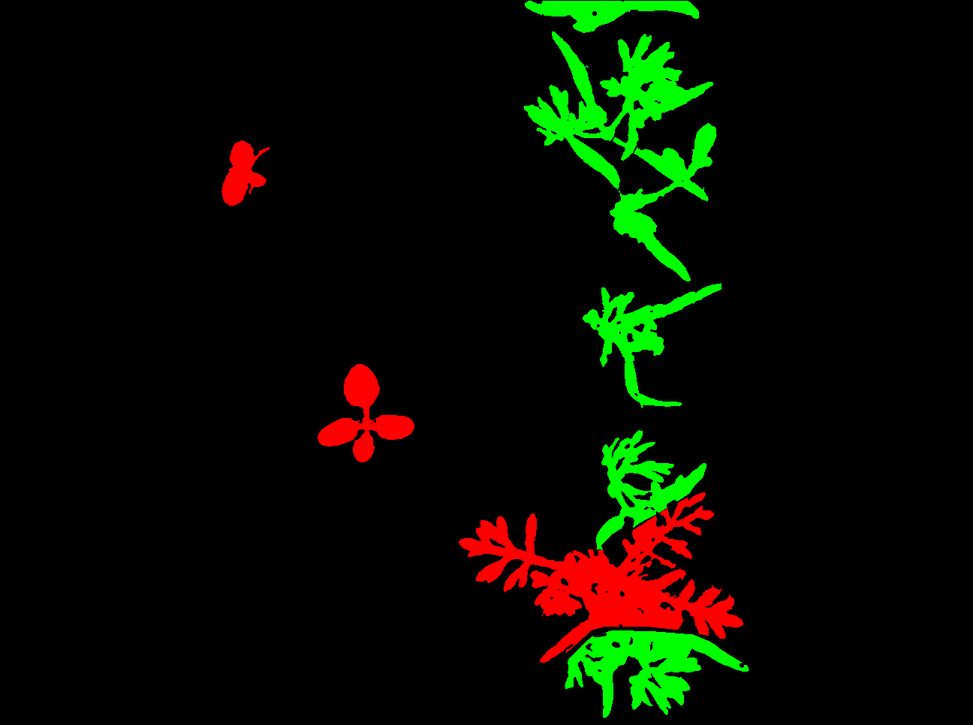
#> input picture dataloaders/035_annotation.png, 973 x 725 px, shrunk from 1296 x 966 before the run
$ python -i data_utils.py   (imports and definitions only)
#> lines starting #> are read from the running program, lines starting #| are printed output that depends on the picture
import cv2 as cv
import matplotlib.pyplot as plt
import numpy as np


def readImage(file):
#> called with file = '035_annotation.png'
    np.seterr(invalid='ignore', divide='ignore')
    img = cv.imread(file)
#> img is the input picture: shape (725, 973, 3); mean B, G, R 0, 11.6, 7.5
    b, g, r = cv.split(img)
#> b: shape (725, 973); every value is 0
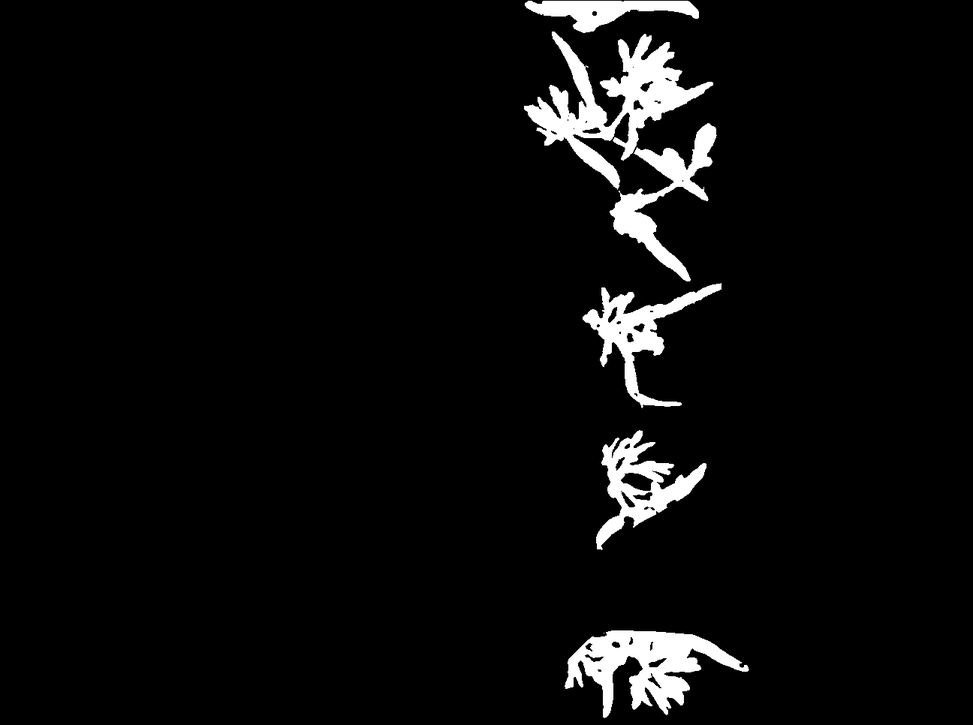
#> g: shape (725, 973); min 0, max 255, mean 11.6
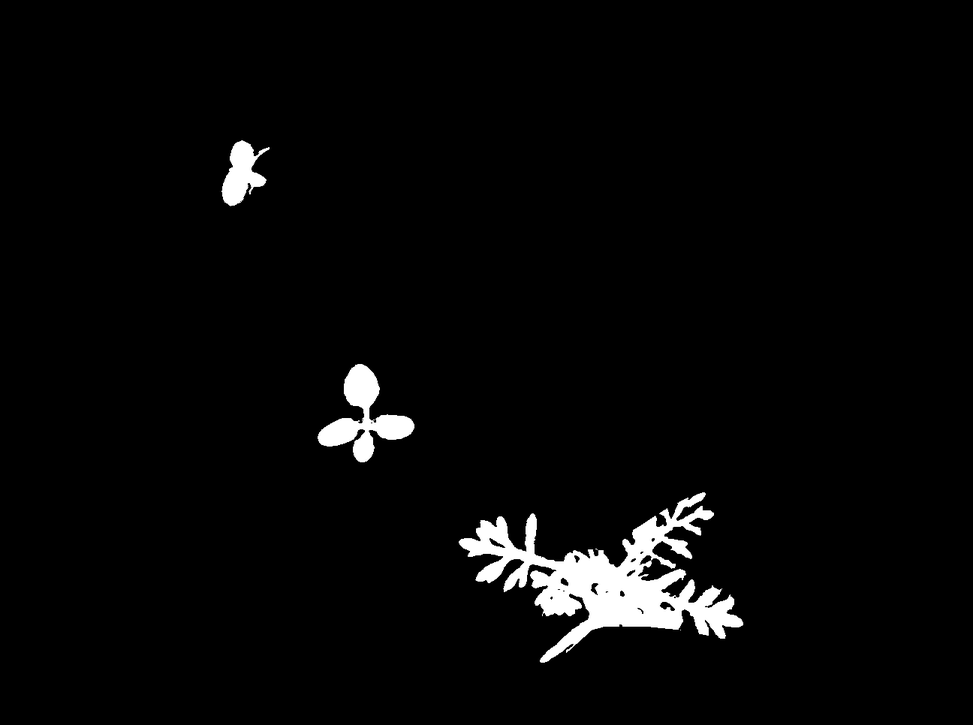
#> r: shape (725, 973); min 0, max 255, mean 7.5

    b = (b - np.min(b)) / np.ptp(b)
#> b: shape (725, 973) float64; every value is NaN or infinite
    g = (g - np.min(g)) / np.ptp(g)
    r = (r - np.min(r)) / np.ptp(r)
    return r, g, b


def getNDI(filename):
    r, g, b = readImage(filename)
    # ignore the invalid warning message
    result = 128 * (((g - r) / (g + r)) + 1)
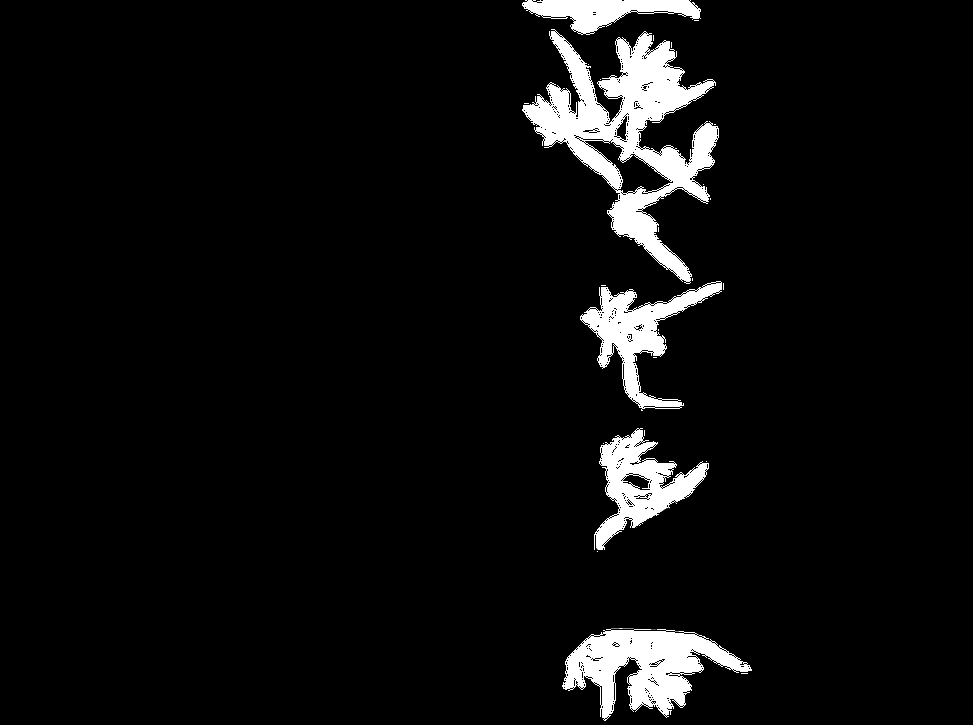
#> result: shape (725, 973) float64; 90.83% of the values are NaN or infinite; the others: min 0, max 256, mean 156.8; drawn with min black, max white, NaN and infinite black
    result = result.astype(np.uint8)
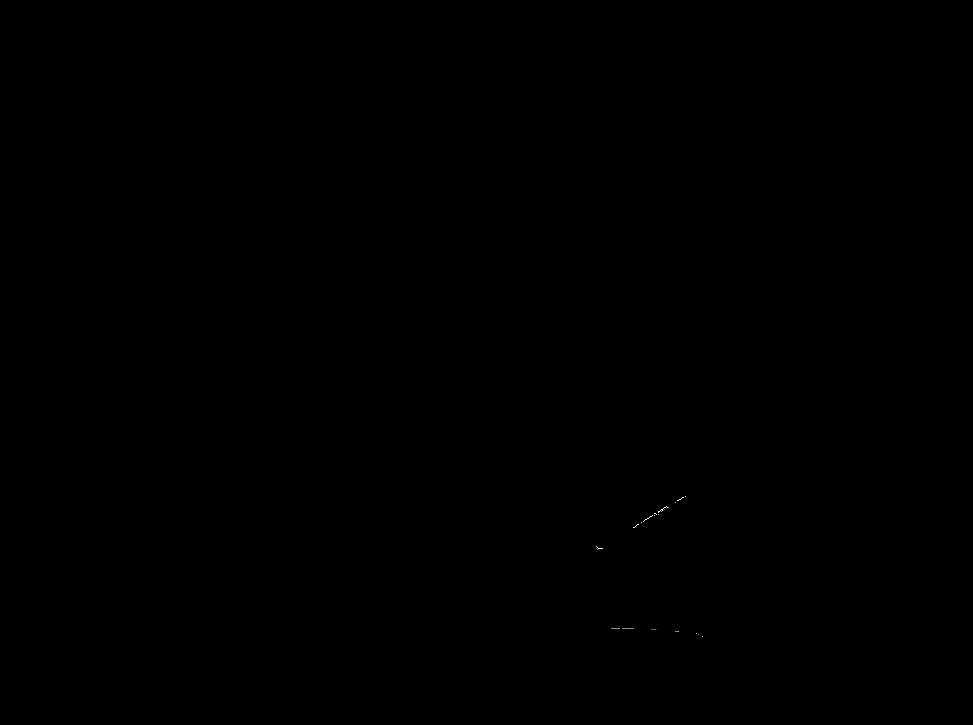
#> result: shape (725, 973); min 0, max 255, mean 0
    result = cv.equalizeHist(result)
    return result


# [16 lines left out: functions getExG, getExR, not called in this run]


def getExGR(filename):
    result = getExG(filename) - getExR(filename)
    return result


# [36 lines left out: functions getCive, getVEG, getGray, getCom1, adativehisequ, not called in this run]


def hisequ(result):
    result = result.astype(np.uint8)
    result = cv.equalizeHist(result)
    # result = cv.Laplacian(result, cv.CV_64F)  # laplacian Edge Detection
    return result


def preprocess_edge(filename, c_index="ndi"):
    if c_index == "ndi":
        return hisequ(getNDI(filename))
    elif c_index == "exg":
        return getExG(filename)
    elif c_index == "exr":
        return getExR(filename)
    elif c_index == "exgr":
        return hisequ(getExGR(filename))
    elif c_index == "cive":
        return getCive(filename)
    elif c_index == "veg":
        return getVEG(filename)
    elif c_index == "gray":
        return getGray(filename)
    elif c_index == "com1":
        return getCom1(filename)

# [14 lines of commented-out code are left out]

>>> result = preprocess_edge('035_annotation.png')
